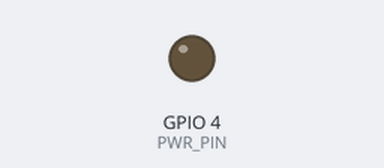
Simulated run of this sketch. Board: ESP32. Shown: output pins drawn as LEDs (lit = HIGH). Random numbers use the default seed unless the sketch sets one; no MQTT or app messages arrive unless stated; what the sketch prints to the serial monitor is not drawn.

Above: at 0.01 s.
Timing chart, 0 to 2.6 s (numbered marks = the images above):
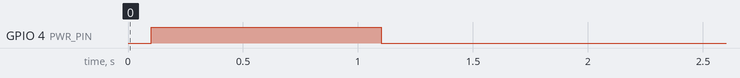

The sketch:

MQTT_Telcel_Lilygo.ino
```cpp
// mosquitto_sub -h broker.hivemq.com -p 1883 -t itics/6b/masternode
/**
 * PROYECTO: Telemetría IoT vía Red Celular (LTE-M / NB-IoT)
 * INSTITUCIÓN: Universidad Autónoma del Estado de Hidalgo (UAEH)
 * PROFESOR: MGTI. Saul Isai Soto Ortiz
 */

//#define TINY_GSM_MODEM_SIM7000
#define TINY_GSM_MODEM_SIM7070

#include <TinyGsmClient.h>
#include <PubSubClient.h>

// --- CONFIGURACIÓN DE ACCESO A LA RED ---
const char apn[]      = "internet.itelcel.com";
const char gprsUser[] = "";
const char gprsPass[] = "";

// --- MQTT ---
const char* broker = "broker.hivemq.com";
const char* topicPublish = "itics/6b/masternode";
const int   port = 1883;

// --- PINES ---
#define UART_BAUD   115200
#define PIN_TX      27
#define PIN_RX      26
#define PWR_PIN     4
#define LED_INDICATOR 12

HardwareSerial ModemSerial(1);

TinyGsm modem(ModemSerial);
TinyGsmClient client(modem);
PubSubClient  mqtt(client);

// -------- STRUCT --------
typedef struct struct_message_completo {
    float roll_f, pitch_f, yaw_f;
    int ecg;
    float roll_a, pitch_a, yaw_a;
} struct_message_completo;

// -------- ENCENDER MODEM --------
void encenderModem() {
  Serial.println("INICIO: Despertando el módulo celular...");
  pinMode(PWR_PIN, OUTPUT);
  digitalWrite(PWR_PIN, LOW);
  delay(100);
  digitalWrite(PWR_PIN, HIGH);
  delay(1000);
  digitalWrite(PWR_PIN, LOW);
  delay(2000);
}

// -------- SETUP --------
void setup() {
  Serial.begin(115200);

  encenderModem();

  ModemSerial.begin(UART_BAUD, SERIAL_8N1, PIN_RX, PIN_TX);
  delay(3000);

  Serial.println("PASO 1: Verificando comunicación AT...");
  if (!modem.restart()) {
    Serial.println("CRÍTICO: El módem no responde.");
    while(true);
  }

  Serial.print("PASO 2: Buscando señal de torre celular...");
  if (!modem.waitForNetwork()) {
    Serial.println(" ERROR: Sin cobertura.");
    return;
  }
  Serial.println(" OK");

  Serial.print("PASO 3: Activando sesión de datos...");
  if (!modem.gprsConnect(apn, gprsUser, gprsPass)) {
    Serial.println(" ERROR APN.");
    return;
  }

  Serial.print("IP: ");
  Serial.println(modem.getLocalIP());

  mqtt.setServer(broker, port);

  randomSeed(analogRead(0)); // para random más variable
}

// -------- LOOP --------
void loop() {
  if (!mqtt.connected()) {
    reconectarMQTT();
  }

  mqtt.loop();

  static unsigned long ultimaMarca = 0;
  if (millis() - ultimaMarca > 20000) {
    ultimaMarca = millis();

    // -------- GENERAR DATOS --------
    struct_message_completo data;

    data.roll_f  = random(-900, 900) / 10.0;
    data.pitch_f = random(-900, 900) / 10.0;
    data.yaw_f   = random(-1800, 1800) / 10.0;

    data.ecg = random(600, 900);

    data.roll_a  = random(-900, 900) / 10.0;
    data.pitch_a = random(-900, 900) / 10.0;
    data.yaw_a   = random(-1800, 1800) / 10.0;

    // -------- CREAR JSON --------
    String payload = "{";
    payload += "\"roll_f\":" + String(data.roll_f, 2) + ",";
    payload += "\"pitch_f\":" + String(data.pitch_f, 2) + ",";
    payload += "\"yaw_f\":" + String(data.yaw_f, 2) + ",";
    payload += "\"ecg\":" + String(data.ecg) + ",";
    payload += "\"roll_a\":" + String(data.roll_a, 2) + ",";
    payload += "\"pitch_a\":" + String(data.pitch_a, 2) + ",";
    payload += "\"yaw_a\":" + String(data.yaw_a, 2);
    payload += "}";

    Serial.println(">>> Enviando JSON:");
    Serial.println(payload);

    if (mqtt.publish(topicPublish, payload.c_str())) {
      Serial.println("MENSAJE RECIBIDO POR EL BROKER");
    } else {
      Serial.println("Error de transmisión");
    }
  }
}

// -------- RECONEXIÓN --------
void reconectarMQTT() {
  while (!mqtt.connected()) {
    Serial.print("Intentando acceso al Broker MQTT...");
    String clienteID = "Proyecto6B" + String(random(100, 999));

    if (mqtt.connect(clienteID.c_str())) {
      Serial.println(" CONECTADO.");
    } else {
      Serial.print(" FAILED (Code: ");
      Serial.print(mqtt.state());
      Serial.println("). Reintento...");
      delay(5000);
    }
  }
}
```
